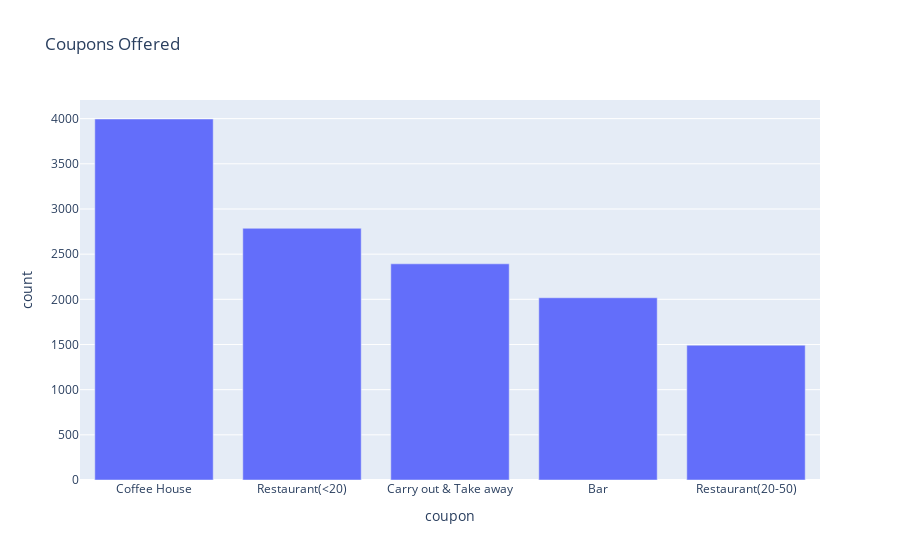

Notebook cell for this chart:
### Markdown cell above
5. Use a bar plot to visualize the `coupon` column.

### Code cell
coupon = data['coupon'].value_counts()
px.bar(coupon, y='count', title = 'Coupons Offered')

### Figure 1 — Plotly figure (JSON) as saved in the notebook; plotly's stock layout.template omitted (floating-point values rounded to 4 significant figures)
{"data": [{"alignmentgroup": "True", "hovertemplate": "coupon=%{x}<br>count=%{y}<extra></extra>", "legendgroup": "", "marker": {"color": "#636efa", "pattern": {"shape": ""}}, "name": "", "offsetgroup": "", "orientation": "v", "showlegend": false, "textposition": "auto", "type": "bar", "x": ["Coffee House", "Restaurant(<20)", "Carry out & Take away", "Bar", "Restaurant(20-50)"], "xaxis": "x", "y": [3996, 2786, 2393, 2017, 1492], "yaxis": "y"}], "layout": {"barmode": "relative", "legend": {"tracegroupgap": 0}, "title": {"text": "Coupons Offered"}, "xaxis": {"anchor": "y", "domain": [0, 1], "title": {"text": "coupon"}}, "yaxis": {"anchor": "x", "domain": [0, 1], "title": {"text": "count"}}}}
